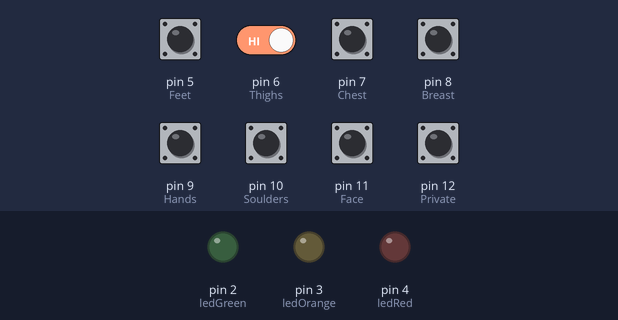
This sketch was run on a simulated Arduino Uno, built with avr-gcc and run on an emulated ATmega328P. On the bench: output pins drawn as LEDs (lit = HIGH). Inputs (shaded band) come from the test bench; at power-on: pin 5 (Feet), pin 6 (Thighs), pin 7 (Chest), pin 8 (Breast), pin 9 (Hands), pin 10 (Soulders), pin 11 (Face), pin 12 (Private) HIGH. What the sketch prints to the serial monitor is not drawn.

Above: at 1.2 s.
1.3 s: pin 5 (Feet) pulled LOW for 0.15 s
At 1.37 s:
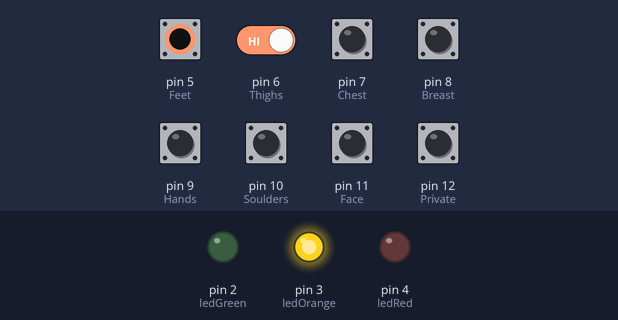
2.9 s: pin 8 (Breast) pulled LOW for 0.15 s
At 2.97 s:
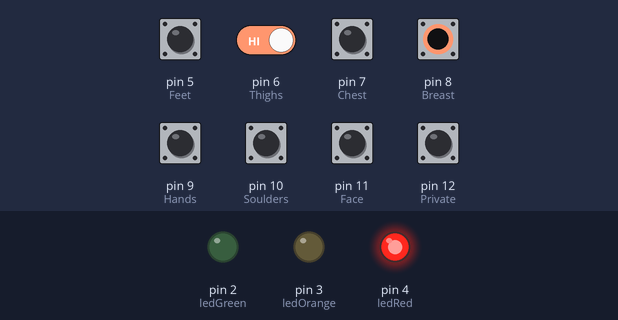
4.5 s: pin 9 (Hands) pulled LOW for 0.15 s
At 4.57 s:
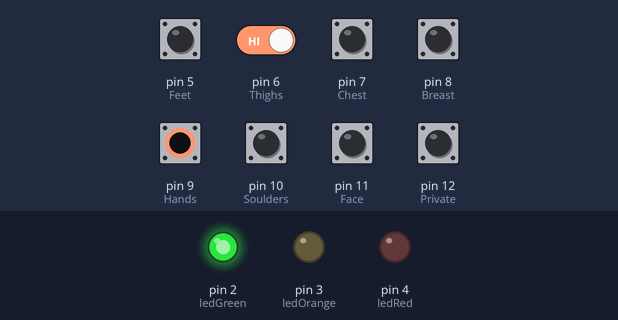
6.1 s: pin 5 (Feet) driven LOW and pin 6 (Thighs) driven LOW
At 7.5 s:
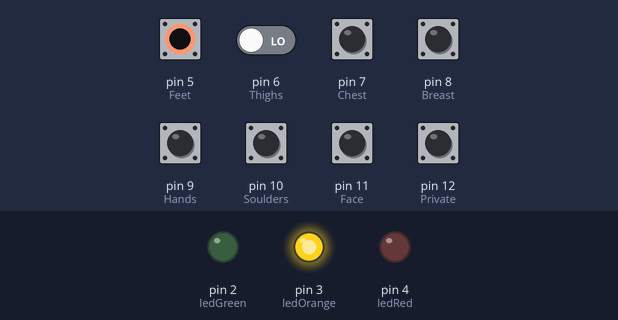
9.1 s: pin 12 (Private) pulled LOW for 0.15 s
At 9.17 s:
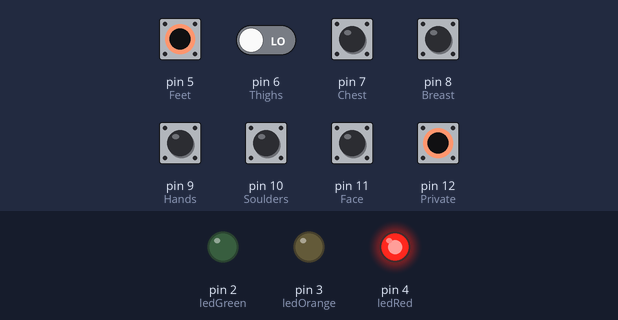
12.2 s: pin 8 (Breast) pulled LOW for 0.15 s
At 12.8 s:
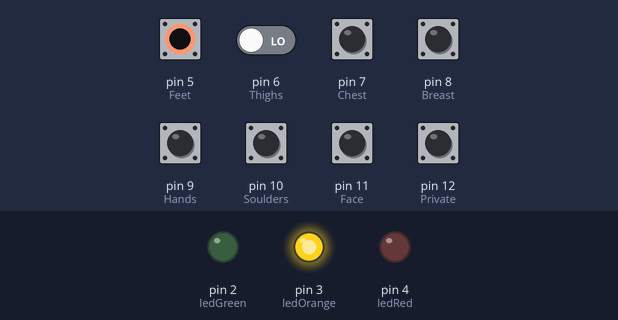
Timing chart, 0 to 15.2 s (numbered marks = the images above; inputs shaded):
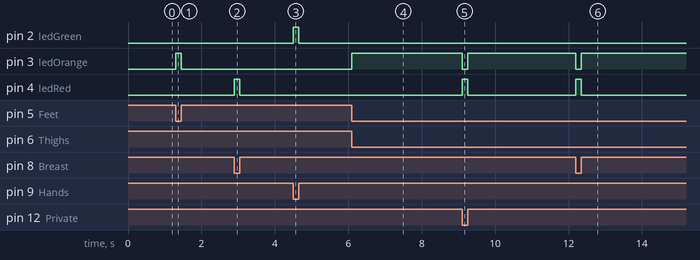

The sketch:

touch.ino
```cpp
#define ledRed 4
#define ledGreen 2
#define ledOrange 3

#define Feet 5
#define Thighs 6
#define Chest 7 //chest in male belly in female
#define Breast 8 //for female only
#define Hands 9
#define Soulders 10
#define Face 11
#define Private 12

void setup() {

  Serial.begin(115200);
  pinMode(ledRed,OUTPUT);
  pinMode(ledGreen,OUTPUT);
  pinMode(ledOrange,OUTPUT);
  pinMode(Feet,INPUT_PULLUP);
  pinMode(Thighs,INPUT_PULLUP);
  pinMode(Chest,INPUT_PULLUP);
  pinMode(Breast,INPUT_PULLUP);
  pinMode(Hands,INPUT_PULLUP);
  pinMode(Soulders,INPUT_PULLUP);
  pinMode(Face,INPUT_PULLUP);
  pinMode(Private,INPUT_PULLUP);
  digitalWrite(ledRed,LOW);
  digitalWrite(ledGreen,LOW);
  digitalWrite(ledOrange,LOW);

}

void loop() {

  bool FeetTouched=     !digitalRead(Feet);
  bool ThighsTouched=   !digitalRead(Thighs);
  bool ChestTouched=    !digitalRead(Chest);
  bool BreastTouched=   !digitalRead(Breast);
  bool HandsTouched=    !digitalRead(Hands);
  bool SouldersTouched= !digitalRead(Soulders);
  bool FaceTouched=     !digitalRead(Face);
  bool PrivateTouched=  !digitalRead(Private);

  if(BreastTouched|PrivateTouched){
    Serial.println("BAD TOUCH");
    digitalWrite(ledRed,HIGH);
    digitalWrite(ledGreen,LOW);
    digitalWrite(ledOrange,LOW);
  }else if(ThighsTouched|ChestTouched|SouldersTouched|FaceTouched|FeetTouched){
    Serial.println("OK TOUCH");
    digitalWrite(ledRed,LOW);
    digitalWrite(ledGreen,LOW);
    digitalWrite(ledOrange,HIGH);
  }else if(HandsTouched){
    Serial.println("GOOD TOUCH");
    digitalWrite(ledRed,LOW);
    digitalWrite(ledGreen,HIGH);
    digitalWrite(ledOrange,LOW);
  }else{
    digitalWrite(ledRed,LOW);
    digitalWrite(ledGreen,LOW);
    digitalWrite(ledOrange,LOW);
  }
}
```

Measured:
- after the input at 1.3 s, pin 3 (ledOrange): LOW → HIGH at once, → LOW 0.15 s later
- after the input at 2.9 s, pin 4 (ledRed): LOW → HIGH at once, → LOW 0.15 s later
- after the input at 4.5 s, pin 2 (ledGreen): LOW → HIGH at once, → LOW 0.15 s later
- after the input at 6.1 s, pin 3 (ledOrange): LOW → HIGH at once
- after the input at 9.1 s, pin 3 (ledOrange): HIGH → LOW at once, → HIGH 0.15 s later; pin 4 (ledRed): LOW → HIGH at once, → LOW 0.15 s later
- after the input at 12.2 s, pin 3 (ledOrange): HIGH → LOW at once, → HIGH 0.15 s later; pin 4 (ledRed): LOW → HIGH at once, → LOW 0.15 s later
